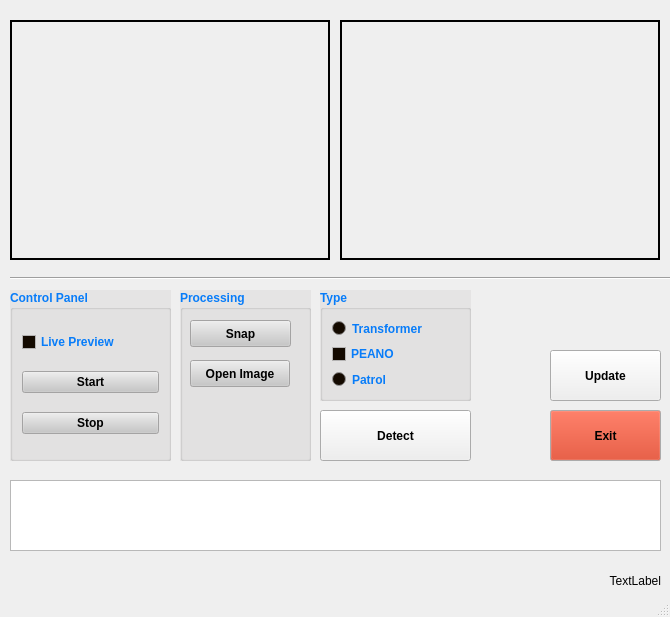
<?xml version="1.0" encoding="UTF-8"?>
<ui version="4.0">
 <class>MainWindow</class>
 <widget class="QMainWindow" name="MainWindow">
  <property name="geometry">
   <rect>
    <x>0</x>
    <y>0</y>
    <width>670</width>
    <height>617</height>
   </rect>
  </property>
  <property name="windowTitle">
   <string>MainWindow</string>
  </property>
  <widget class="QWidget" name="centralwidget">
   <widget class="QGroupBox" name="groupBox">
    <property name="geometry">
     <rect>
      <x>10</x>
      <y>290</y>
      <width>161</width>
      <height>171</height>
     </rect>
    </property>
    <property name="palette">
     <palette>
      <active>
       <colorrole role="WindowText">
        <brush brushstyle="SolidPattern">
         <color alpha="255">
          <red>7</red>
          <green>124</green>
          <blue>249</blue>
         </color>
        </brush>
       </colorrole>
       <colorrole role="Button">
        <brush brushstyle="SolidPattern">
         <color alpha="255">
          <red>199</red>
          <green>198</green>
          <blue>198</blue>
         </color>
        </brush>
       </colorrole>
       <colorrole role="Light">
        <brush brushstyle="SolidPattern">
         <color alpha="255">
          <red>255</red>
          <green>255</green>
          <blue>255</blue>
         </color>
        </brush>
       </colorrole>
       <colorrole role="Midlight">
        <brush brushstyle="SolidPattern">
         <color alpha="255">
          <red>227</red>
          <green>226</green>
          <blue>226</blue>
         </color>
        </brush>
       </colorrole>
       <colorrole role="Dark">
        <brush brushstyle="SolidPattern">
         <color alpha="255">
          <red>99</red>
          <green>99</green>
          <blue>99</blue>
         </color>
        </brush>
       </colorrole>
       <colorrole role="Mid">
        <brush brushstyle="SolidPattern">
         <color alpha="255">
          <red>133</red>
          <green>132</green>
          <blue>132</blue>
         </color>
        </brush>
       </colorrole>
       <colorrole role="Text">
        <brush brushstyle="SolidPattern">
         <color alpha="255">
          <red>0</red>
          <green>0</green>
          <blue>0</blue>
         </color>
        </brush>
       </colorrole>
       <colorrole role="BrightText">
        <brush brushstyle="SolidPattern">
         <color alpha="255">
          <red>255</red>
          <green>255</green>
          <blue>255</blue>
         </color>
        </brush>
       </colorrole>
       <colorrole role="ButtonText">
        <brush brushstyle="SolidPattern">
         <color alpha="255">
          <red>0</red>
          <green>0</green>
          <blue>0</blue>
         </color>
        </brush>
       </colorrole>
       <colorrole role="Base">
        <brush brushstyle="SolidPattern">
         <color alpha="255">
          <red>20</red>
          <green>10</green>
          <blue>0</blue>
         </color>
        </brush>
       </colorrole>
       <colorrole role="Window">
        <brush brushstyle="SolidPattern">
         <color alpha="255">
          <red>229</red>
          <green>228</green>
          <blue>228</blue>
         </color>
        </brush>
       </colorrole>
       <colorrole role="Shadow">
        <brush brushstyle="SolidPattern">
         <color alpha="255">
          <red>0</red>
          <green>0</green>
          <blue>0</blue>
         </color>
        </brush>
       </colorrole>
       <colorrole role="AlternateBase">
        <brush brushstyle="SolidPattern">
         <color alpha="255">
          <red>227</red>
          <green>226</green>
          <blue>226</blue>
         </color>
        </brush>
       </colorrole>
       <colorrole role="ToolTipBase">
        <brush brushstyle="SolidPattern">
         <color alpha="255">
          <red>255</red>
          <green>255</green>
          <blue>220</blue>
         </color>
        </brush>
       </colorrole>
       <colorrole role="ToolTipText">
        <brush brushstyle="SolidPattern">
         <color alpha="255">
          <red>0</red>
          <green>0</green>
          <blue>0</blue>
         </color>
        </brush>
       </colorrole>
      </active>
      <inactive>
       <colorrole role="WindowText">
        <brush brushstyle="SolidPattern">
         <color alpha="255">
          <red>7</red>
          <green>124</green>
          <blue>249</blue>
         </color>
        </brush>
       </colorrole>
       <colorrole role="Button">
        <brush brushstyle="SolidPattern">
         <color alpha="255">
          <red>199</red>
          <green>198</green>
          <blue>198</blue>
         </color>
        </brush>
       </colorrole>
       <colorrole role="Light">
        <brush brushstyle="SolidPattern">
         <color alpha="255">
          <red>255</red>
          <green>255</green>
          <blue>255</blue>
         </color>
        </brush>
       </colorrole>
       <colorrole role="Midlight">
        <brush brushstyle="SolidPattern">
         <color alpha="255">
          <red>227</red>
          <green>226</green>
          <blue>226</blue>
         </color>
        </brush>
       </colorrole>
       <colorrole role="Dark">
        <brush brushstyle="SolidPattern">
         <color alpha="255">
          <red>99</red>
          <green>99</green>
          <blue>99</blue>
         </color>
        </brush>
       </colorrole>
       <colorrole role="Mid">
        <brush brushstyle="SolidPattern">
         <color alpha="255">
          <red>133</red>
          <green>132</green>
          <blue>132</blue>
         </color>
        </brush>
       </colorrole>
       <colorrole role="Text">
        <brush brushstyle="SolidPattern">
         <color alpha="255">
          <red>0</red>
          <green>0</green>
          <blue>0</blue>
         </color>
        </brush>
       </colorrole>
       <colorrole role="BrightText">
        <brush brushstyle="SolidPattern">
         <color alpha="255">
          <red>255</red>
          <green>255</green>
          <blue>255</blue>
         </color>
        </brush>
       </colorrole>
       <colorrole role="ButtonText">
        <brush brushstyle="SolidPattern">
         <color alpha="255">
          <red>0</red>
          <green>0</green>
          <blue>0</blue>
         </color>
        </brush>
       </colorrole>
       <colorrole role="Base">
        <brush brushstyle="SolidPattern">
         <color alpha="255">
          <red>20</red>
          <green>10</green>
          <blue>0</blue>
         </color>
        </brush>
       </colorrole>
       <colorrole role="Window">
        <brush brushstyle="SolidPattern">
         <color alpha="255">
          <red>229</red>
          <green>228</green>
          <blue>228</blue>
         </color>
        </brush>
       </colorrole>
       <colorrole role="Shadow">
        <brush brushstyle="SolidPattern">
         <color alpha="255">
          <red>0</red>
          <green>0</green>
          <blue>0</blue>
         </color>
        </brush>
       </colorrole>
       <colorrole role="AlternateBase">
        <brush brushstyle="SolidPattern">
         <color alpha="255">
          <red>227</red>
          <green>226</green>
          <blue>226</blue>
         </color>
        </brush>
       </colorrole>
       <colorrole role="ToolTipBase">
        <brush brushstyle="SolidPattern">
         <color alpha="255">
          <red>255</red>
          <green>255</green>
          <blue>220</blue>
         </color>
        </brush>
       </colorrole>
       <colorrole role="ToolTipText">
        <brush brushstyle="SolidPattern">
         <color alpha="255">
          <red>0</red>
          <green>0</green>
          <blue>0</blue>
         </color>
        </brush>
       </colorrole>
      </inactive>
      <disabled>
       <colorrole role="WindowText">
        <brush brushstyle="SolidPattern">
         <color alpha="255">
          <red>99</red>
          <green>99</green>
          <blue>99</blue>
         </color>
        </brush>
       </colorrole>
       <colorrole role="Button">
        <brush brushstyle="SolidPattern">
         <color alpha="255">
          <red>199</red>
          <green>198</green>
          <blue>198</blue>
         </color>
        </brush>
       </colorrole>
       <colorrole role="Light">
        <brush brushstyle="SolidPattern">
         <color alpha="255">
          <red>255</red>
          <green>255</green>
          <blue>255</blue>
         </color>
        </brush>
       </colorrole>
       <colorrole role="Midlight">
        <brush brushstyle="SolidPattern">
         <color alpha="255">
          <red>227</red>
          <green>226</green>
          <blue>226</blue>
         </color>
        </brush>
       </colorrole>
       <colorrole role="Dark">
        <brush brushstyle="SolidPattern">
         <color alpha="255">
          <red>99</red>
          <green>99</green>
          <blue>99</blue>
         </color>
        </brush>
       </colorrole>
       <colorrole role="Mid">
        <brush brushstyle="SolidPattern">
         <color alpha="255">
          <red>133</red>
          <green>132</green>
          <blue>132</blue>
         </color>
        </brush>
       </colorrole>
       <colorrole role="Text">
        <brush brushstyle="SolidPattern">
         <color alpha="255">
          <red>99</red>
          <green>99</green>
          <blue>99</blue>
         </color>
        </brush>
       </colorrole>
       <colorrole role="BrightText">
        <brush brushstyle="SolidPattern">
         <color alpha="255">
          <red>255</red>
          <green>255</green>
          <blue>255</blue>
         </color>
        </brush>
       </colorrole>
       <colorrole role="ButtonText">
        <brush brushstyle="SolidPattern">
         <color alpha="255">
          <red>99</red>
          <green>99</green>
          <blue>99</blue>
         </color>
        </brush>
       </colorrole>
       <colorrole role="Base">
        <brush brushstyle="SolidPattern">
         <color alpha="255">
          <red>229</red>
          <green>228</green>
          <blue>228</blue>
         </color>
        </brush>
       </colorrole>
       <colorrole role="Window">
        <brush brushstyle="SolidPattern">
         <color alpha="255">
          <red>229</red>
          <green>228</green>
          <blue>228</blue>
         </color>
        </brush>
       </colorrole>
       <colorrole role="Shadow">
        <brush brushstyle="SolidPattern">
         <color alpha="255">
          <red>0</red>
          <green>0</green>
          <blue>0</blue>
         </color>
        </brush>
       </colorrole>
       <colorrole role="AlternateBase">
        <brush brushstyle="SolidPattern">
         <color alpha="255">
          <red>199</red>
          <green>198</green>
          <blue>198</blue>
         </color>
        </brush>
       </colorrole>
       <colorrole role="ToolTipBase">
        <brush brushstyle="SolidPattern">
         <color alpha="255">
          <red>255</red>
          <green>255</green>
          <blue>220</blue>
         </color>
        </brush>
       </colorrole>
       <colorrole role="ToolTipText">
        <brush brushstyle="SolidPattern">
         <color alpha="255">
          <red>0</red>
          <green>0</green>
          <blue>0</blue>
         </color>
        </brush>
       </colorrole>
      </disabled>
     </palette>
    </property>
    <property name="font">
     <font>
      <weight>75</weight>
      <bold>true</bold>
     </font>
    </property>
    <property name="autoFillBackground">
     <bool>true</bool>
    </property>
    <property name="title">
     <string>Control Panel</string>
    </property>
    <layout class="QGridLayout" name="gridLayout">
     <item row="2" column="0">
      <widget class="QPushButton" name="stop_cam_btn">
       <property name="text">
        <string>Stop</string>
       </property>
      </widget>
     </item>
     <item row="1" column="0">
      <widget class="QPushButton" name="start_cam_btn">
       <property name="text">
        <string>Start</string>
       </property>
      </widget>
     </item>
     <item row="0" column="0">
      <widget class="QCheckBox" name="livepreview">
       <property name="text">
        <string>Live Preview</string>
       </property>
       <property name="checked">
        <bool>false</bool>
       </property>
      </widget>
     </item>
    </layout>
   </widget>
   <widget class="QGroupBox" name="groupBox_2">
    <property name="geometry">
     <rect>
      <x>180</x>
      <y>290</y>
      <width>131</width>
      <height>171</height>
     </rect>
    </property>
    <property name="palette">
     <palette>
      <active>
       <colorrole role="WindowText">
        <brush brushstyle="SolidPattern">
         <color alpha="255">
          <red>7</red>
          <green>124</green>
          <blue>249</blue>
         </color>
        </brush>
       </colorrole>
       <colorrole role="Button">
        <brush brushstyle="SolidPattern">
         <color alpha="255">
          <red>199</red>
          <green>198</green>
          <blue>198</blue>
         </color>
        </brush>
       </colorrole>
       <colorrole role="Light">
        <brush brushstyle="SolidPattern">
         <color alpha="255">
          <red>255</red>
          <green>255</green>
          <blue>255</blue>
         </color>
        </brush>
       </colorrole>
       <colorrole role="Midlight">
        <brush brushstyle="SolidPattern">
         <color alpha="255">
          <red>227</red>
          <green>226</green>
          <blue>226</blue>
         </color>
        </brush>
       </colorrole>
       <colorrole role="Dark">
        <brush brushstyle="SolidPattern">
         <color alpha="255">
          <red>99</red>
          <green>99</green>
          <blue>99</blue>
         </color>
        </brush>
       </colorrole>
       <colorrole role="Mid">
        <brush brushstyle="SolidPattern">
         <color alpha="255">
          <red>133</red>
          <green>132</green>
          <blue>132</blue>
         </color>
        </brush>
       </colorrole>
       <colorrole role="Text">
        <brush brushstyle="SolidPattern">
         <color alpha="255">
          <red>0</red>
          <green>0</green>
          <blue>0</blue>
         </color>
        </brush>
       </colorrole>
       <colorrole role="BrightText">
        <brush brushstyle="SolidPattern">
         <color alpha="255">
          <red>255</red>
          <green>255</green>
          <blue>255</blue>
         </color>
        </brush>
       </colorrole>
       <colorrole role="ButtonText">
        <brush brushstyle="SolidPattern">
         <color alpha="255">
          <red>0</red>
          <green>0</green>
          <blue>0</blue>
         </color>
        </brush>
       </colorrole>
       <colorrole role="Base">
        <brush brushstyle="SolidPattern">
         <color alpha="255">
          <red>20</red>
          <green>10</green>
          <blue>0</blue>
         </color>
        </brush>
       </colorrole>
       <colorrole role="Window">
        <brush brushstyle="SolidPattern">
         <color alpha="255">
          <red>229</red>
          <green>228</green>
          <blue>228</blue>
         </color>
        </brush>
       </colorrole>
       <colorrole role="Shadow">
        <brush brushstyle="SolidPattern">
         <color alpha="255">
          <red>0</red>
          <green>0</green>
          <blue>0</blue>
         </color>
        </brush>
       </colorrole>
       <colorrole role="AlternateBase">
        <brush brushstyle="SolidPattern">
         <color alpha="255">
          <red>227</red>
          <green>226</green>
          <blue>226</blue>
         </color>
        </brush>
       </colorrole>
       <colorrole role="ToolTipBase">
        <brush brushstyle="SolidPattern">
         <color alpha="255">
          <red>255</red>
          <green>255</green>
          <blue>220</blue>
         </color>
        </brush>
       </colorrole>
       <colorrole role="ToolTipText">
        <brush brushstyle="SolidPattern">
         <color alpha="255">
          <red>0</red>
          <green>0</green>
          <blue>0</blue>
         </color>
        </brush>
       </colorrole>
      </active>
      <inactive>
       <colorrole role="WindowText">
        <brush brushstyle="SolidPattern">
         <color alpha="255">
          <red>7</red>
          <green>124</green>
          <blue>249</blue>
         </color>
        </brush>
       </colorrole>
       <colorrole role="Button">
        <brush brushstyle="SolidPattern">
         <color alpha="255">
          <red>199</red>
          <green>198</green>
          <blue>198</blue>
         </color>
        </brush>
       </colorrole>
       <colorrole role="Light">
        <brush brushstyle="SolidPattern">
         <color alpha="255">
          <red>255</red>
          <green>255</green>
          <blue>255</blue>
         </color>
        </brush>
       </colorrole>
       <colorrole role="Midlight">
        <brush brushstyle="SolidPattern">
         <color alpha="255">
          <red>227</red>
          <green>226</green>
          <blue>226</blue>
         </color>
        </brush>
       </colorrole>
       <colorrole role="Dark">
        <brush brushstyle="SolidPattern">
         <color alpha="255">
          <red>99</red>
          <green>99</green>
          <blue>99</blue>
         </color>
        </brush>
       </colorrole>
       <colorrole role="Mid">
        <brush brushstyle="SolidPattern">
         <color alpha="255">
          <red>133</red>
          <green>132</green>
          <blue>132</blue>
         </color>
        </brush>
       </colorrole>
       <colorrole role="Text">
        <brush brushstyle="SolidPattern">
         <color alpha="255">
          <red>0</red>
          <green>0</green>
          <blue>0</blue>
         </color>
        </brush>
       </colorrole>
       <colorrole role="BrightText">
        <brush brushstyle="SolidPattern">
         <color alpha="255">
          <red>255</red>
          <green>255</green>
          <blue>255</blue>
         </color>
        </brush>
       </colorrole>
       <colorrole role="ButtonText">
        <brush brushstyle="SolidPattern">
         <color alpha="255">
          <red>0</red>
          <green>0</green>
          <blue>0</blue>
         </color>
        </brush>
       </colorrole>
       <colorrole role="Base">
        <brush brushstyle="SolidPattern">
         <color alpha="255">
          <red>20</red>
          <green>10</green>
          <blue>0</blue>
         </color>
        </brush>
       </colorrole>
       <colorrole role="Window">
        <brush brushstyle="SolidPattern">
         <color alpha="255">
          <red>229</red>
          <green>228</green>
          <blue>228</blue>
         </color>
        </brush>
       </colorrole>
       <colorrole role="Shadow">
        <brush brushstyle="SolidPattern">
         <color alpha="255">
          <red>0</red>
          <green>0</green>
          <blue>0</blue>
         </color>
        </brush>
       </colorrole>
       <colorrole role="AlternateBase">
        <brush brushstyle="SolidPattern">
         <color alpha="255">
          <red>227</red>
          <green>226</green>
          <blue>226</blue>
         </color>
        </brush>
       </colorrole>
       <colorrole role="ToolTipBase">
        <brush brushstyle="SolidPattern">
         <color alpha="255">
          <red>255</red>
          <green>255</green>
          <blue>220</blue>
         </color>
        </brush>
       </colorrole>
       <colorrole role="ToolTipText">
        <brush brushstyle="SolidPattern">
         <color alpha="255">
          <red>0</red>
          <green>0</green>
          <blue>0</blue>
         </color>
        </brush>
       </colorrole>
      </inactive>
      <disabled>
       <colorrole role="WindowText">
        <brush brushstyle="SolidPattern">
         <color alpha="255">
          <red>99</red>
          <green>99</green>
          <blue>99</blue>
         </color>
        </brush>
       </colorrole>
       <colorrole role="Button">
        <brush brushstyle="SolidPattern">
         <color alpha="255">
          <red>199</red>
          <green>198</green>
          <blue>198</blue>
         </color>
        </brush>
       </colorrole>
       <colorrole role="Light">
        <brush brushstyle="SolidPattern">
         <color alpha="255">
          <red>255</red>
          <green>255</green>
          <blue>255</blue>
         </color>
        </brush>
       </colorrole>
       <colorrole role="Midlight">
        <brush brushstyle="SolidPattern">
         <color alpha="255">
          <red>227</red>
          <green>226</green>
          <blue>226</blue>
         </color>
        </brush>
       </colorrole>
       <colorrole role="Dark">
        <brush brushstyle="SolidPattern">
         <color alpha="255">
          <red>99</red>
          <green>99</green>
          <blue>99</blue>
         </color>
        </brush>
       </colorrole>
       <colorrole role="Mid">
        <brush brushstyle="SolidPattern">
         <color alpha="255">
          <red>133</red>
          <green>132</green>
          <blue>132</blue>
         </color>
        </brush>
       </colorrole>
       <colorrole role="Text">
        <brush brushstyle="SolidPattern">
         <color alpha="255">
          <red>99</red>
          <green>99</green>
          <blue>99</blue>
         </color>
        </brush>
       </colorrole>
       <colorrole role="BrightText">
        <brush brushstyle="SolidPattern">
         <color alpha="255">
          <red>255</red>
          <green>255</green>
          <blue>255</blue>
         </color>
        </brush>
       </colorrole>
       <colorrole role="ButtonText">
        <brush brushstyle="SolidPattern">
         <color alpha="255">
          <red>99</red>
          <green>99</green>
          <blue>99</blue>
         </color>
        </brush>
       </colorrole>
       <colorrole role="Base">
        <brush brushstyle="SolidPattern">
         <color alpha="255">
          <red>229</red>
          <green>228</green>
          <blue>228</blue>
         </color>
        </brush>
       </colorrole>
       <colorrole role="Window">
        <brush brushstyle="SolidPattern">
         <color alpha="255">
          <red>229</red>
          <green>228</green>
          <blue>228</blue>
         </color>
        </brush>
       </colorrole>
       <colorrole role="Shadow">
        <brush brushstyle="SolidPattern">
         <color alpha="255">
          <red>0</red>
          <green>0</green>
          <blue>0</blue>
         </color>
        </brush>
       </colorrole>
       <colorrole role="AlternateBase">
        <brush brushstyle="SolidPattern">
         <color alpha="255">
          <red>199</red>
          <green>198</green>
          <blue>198</blue>
         </color>
        </brush>
       </colorrole>
       <colorrole role="ToolTipBase">
        <brush brushstyle="SolidPattern">
         <color alpha="255">
          <red>255</red>
          <green>255</green>
          <blue>220</blue>
         </color>
        </brush>
       </colorrole>
       <colorrole role="ToolTipText">
        <brush brushstyle="SolidPattern">
         <color alpha="255">
          <red>0</red>
          <green>0</green>
          <blue>0</blue>
         </color>
        </brush>
       </colorrole>
      </disabled>
     </palette>
    </property>
    <property name="font">
     <font>
      <weight>75</weight>
      <bold>true</bold>
     </font>
    </property>
    <property name="autoFillBackground">
     <bool>true</bool>
    </property>
    <property name="title">
     <string>Processing</string>
    </property>
    <widget class="QPushButton" name="snap_btn">
     <property name="geometry">
      <rect>
       <x>10</x>
       <y>30</y>
       <width>101</width>
       <height>27</height>
      </rect>
     </property>
     <property name="text">
      <string>Snap</string>
     </property>
     <property name="checkable">
      <bool>false</bool>
     </property>
    </widget>
    <widget class="QPushButton" name="pick_btn">
     <property name="enabled">
      <bool>true</bool>
     </property>
     <property name="geometry">
      <rect>
       <x>10</x>
       <y>70</y>
       <width>100</width>
       <height>27</height>
      </rect>
     </property>
     <property name="sizePolicy">
      <sizepolicy hsizetype="Minimum" vsizetype="Fixed">
       <horstretch>0</horstretch>
       <verstretch>0</verstretch>
      </sizepolicy>
     </property>
     <property name="maximumSize">
      <size>
       <width>100</width>
       <height>16777215</height>
      </size>
     </property>
     <property name="font">
      <font>
       <kerning>true</kerning>
      </font>
     </property>
     <property name="text">
      <string notr="true">Open Image</string>
     </property>
    </widget>
   </widget>
   <widget class="QLabel" name="origin_lb">
    <property name="geometry">
     <rect>
      <x>10</x>
      <y>20</y>
      <width>320</width>
      <height>240</height>
     </rect>
    </property>
    <property name="autoFillBackground">
     <bool>true</bool>
    </property>
    <property name="frameShape">
     <enum>QFrame::WinPanel</enum>
    </property>
    <property name="text">
     <string/>
    </property>
   </widget>
   <widget class="QLabel" name="result_lb">
    <property name="geometry">
     <rect>
      <x>340</x>
      <y>20</y>
      <width>320</width>
      <height>240</height>
     </rect>
    </property>
    <property name="autoFillBackground">
     <bool>true</bool>
    </property>
    <property name="frameShape">
     <enum>QFrame::WinPanel</enum>
    </property>
    <property name="text">
     <string/>
    </property>
   </widget>
   <widget class="QGroupBox" name="groupBox_5">
    <property name="geometry">
     <rect>
      <x>320</x>
      <y>290</y>
      <width>151</width>
      <height>111</height>
     </rect>
    </property>
    <property name="palette">
     <palette>
      <active>
       <colorrole role="WindowText">
        <brush brushstyle="SolidPattern">
         <color alpha="255">
          <red>7</red>
          <green>124</green>
          <blue>249</blue>
         </color>
        </brush>
       </colorrole>
       <colorrole role="Button">
        <brush brushstyle="SolidPattern">
         <color alpha="255">
          <red>199</red>
          <green>198</green>
          <blue>198</blue>
         </color>
        </brush>
       </colorrole>
       <colorrole role="Light">
        <brush brushstyle="SolidPattern">
         <color alpha="255">
          <red>255</red>
          <green>255</green>
          <blue>255</blue>
         </color>
        </brush>
       </colorrole>
       <colorrole role="Midlight">
        <brush brushstyle="SolidPattern">
         <color alpha="255">
          <red>227</red>
          <green>226</green>
          <blue>226</blue>
         </color>
        </brush>
       </colorrole>
       <colorrole role="Dark">
        <brush brushstyle="SolidPattern">
         <color alpha="255">
          <red>99</red>
          <green>99</green>
          <blue>99</blue>
         </color>
        </brush>
       </colorrole>
       <colorrole role="Mid">
        <brush brushstyle="SolidPattern">
         <color alpha="255">
          <red>133</red>
          <green>132</green>
          <blue>132</blue>
         </color>
        </brush>
       </colorrole>
       <colorrole role="Text">
        <brush brushstyle="SolidPattern">
         <color alpha="255">
          <red>0</red>
          <green>0</green>
          <blue>0</blue>
         </color>
        </brush>
       </colorrole>
       <colorrole role="BrightText">
        <brush brushstyle="SolidPattern">
         <color alpha="255">
          <red>255</red>
          <green>255</green>
          <blue>255</blue>
         </color>
        </brush>
       </colorrole>
       <colorrole role="ButtonText">
        <brush brushstyle="SolidPattern">
         <color alpha="255">
          <red>0</red>
          <green>0</green>
          <blue>0</blue>
         </color>
        </brush>
       </colorrole>
       <colorrole role="Base">
        <brush brushstyle="SolidPattern">
         <color alpha="255">
          <red>20</red>
          <green>10</green>
          <blue>0</blue>
         </color>
        </brush>
       </colorrole>
       <colorrole role="Window">
        <brush brushstyle="SolidPattern">
         <color alpha="255">
          <red>229</red>
          <green>228</green>
          <blue>228</blue>
         </color>
        </brush>
       </colorrole>
       <colorrole role="Shadow">
        <brush brushstyle="SolidPattern">
         <color alpha="255">
          <red>0</red>
          <green>0</green>
          <blue>0</blue>
         </color>
        </brush>
       </colorrole>
       <colorrole role="AlternateBase">
        <brush brushstyle="SolidPattern">
         <color alpha="255">
          <red>227</red>
          <green>226</green>
          <blue>226</blue>
         </color>
        </brush>
       </colorrole>
       <colorrole role="ToolTipBase">
        <brush brushstyle="SolidPattern">
         <color alpha="255">
          <red>255</red>
          <green>255</green>
          <blue>220</blue>
         </color>
        </brush>
       </colorrole>
       <colorrole role="ToolTipText">
        <brush brushstyle="SolidPattern">
         <color alpha="255">
          <red>0</red>
          <green>0</green>
          <blue>0</blue>
         </color>
        </brush>
       </colorrole>
      </active>
      <inactive>
       <colorrole role="WindowText">
        <brush brushstyle="SolidPattern">
         <color alpha="255">
          <red>7</red>
          <green>124</green>
          <blue>249</blue>
         </color>
        </brush>
       </colorrole>
       <colorrole role="Button">
        <brush brushstyle="SolidPattern">
         <color alpha="255">
          <red>199</red>
          <green>198</green>
          <blue>198</blue>
         </color>
        </brush>
       </colorrole>
       <colorrole role="Light">
        <brush brushstyle="SolidPattern">
         <color alpha="255">
          <red>255</red>
          <green>255</green>
          <blue>255</blue>
         </color>
        </brush>
       </colorrole>
       <colorrole role="Midlight">
        <brush brushstyle="SolidPattern">
         <color alpha="255">
          <red>227</red>
          <green>226</green>
          <blue>226</blue>
         </color>
        </brush>
       </colorrole>
       <colorrole role="Dark">
        <brush brushstyle="SolidPattern">
         <color alpha="255">
          <red>99</red>
          <green>99</green>
          <blue>99</blue>
         </color>
        </brush>
       </colorrole>
       <colorrole role="Mid">
        <brush brushstyle="SolidPattern">
         <color alpha="255">
          <red>133</red>
          <green>132</green>
          <blue>132</blue>
         </color>
        </brush>
       </colorrole>
       <colorrole role="Text">
        <brush brushstyle="SolidPattern">
         <color alpha="255">
          <red>0</red>
          <green>0</green>
          <blue>0</blue>
         </color>
        </brush>
       </colorrole>
       <colorrole role="BrightText">
        <brush brushstyle="SolidPattern">
         <color alpha="255">
          <red>255</red>
          <green>255</green>
          <blue>255</blue>
         </color>
        </brush>
       </colorrole>
       <colorrole role="ButtonText">
        <brush brushstyle="SolidPattern">
         <color alpha="255">
          <red>0</red>
          <green>0</green>
          <blue>0</blue>
         </color>
        </brush>
       </colorrole>
       <colorrole role="Base">
        <brush brushstyle="SolidPattern">
         <color alpha="255">
          <red>20</red>
          <green>10</green>
          <blue>0</blue>
         </color>
        </brush>
       </colorrole>
       <colorrole role="Window">
        <brush brushstyle="SolidPattern">
         <color alpha="255">
          <red>229</red>
          <green>228</green>
          <blue>228</blue>
         </color>
        </brush>
       </colorrole>
       <colorrole role="Shadow">
        <brush brushstyle="SolidPattern">
         <color alpha="255">
          <red>0</red>
          <green>0</green>
          <blue>0</blue>
         </color>
        </brush>
       </colorrole>
       <colorrole role="AlternateBase">
        <brush brushstyle="SolidPattern">
         <color alpha="255">
          <red>227</red>
          <green>226</green>
          <blue>226</blue>
         </color>
        </brush>
       </colorrole>
       <colorrole role="ToolTipBase">
        <brush brushstyle="SolidPattern">
         <color alpha="255">
          <red>255</red>
          <green>255</green>
          <blue>220</blue>
         </color>
        </brush>
       </colorrole>
       <colorrole role="ToolTipText">
        <brush brushstyle="SolidPattern">
         <color alpha="255">
          <red>0</red>
          <green>0</green>
          <blue>0</blue>
         </color>
        </brush>
       </colorrole>
      </inactive>
      <disabled>
       <colorrole role="WindowText">
        <brush brushstyle="SolidPattern">
         <color alpha="255">
          <red>99</red>
          <green>99</green>
          <blue>99</blue>
         </color>
        </brush>
       </colorrole>
       <colorrole role="Button">
        <brush brushstyle="SolidPattern">
         <color alpha="255">
          <red>199</red>
          <green>198</green>
          <blue>198</blue>
         </color>
        </brush>
       </colorrole>
       <colorrole role="Light">
        <brush brushstyle="SolidPattern">
         <color alpha="255">
          <red>255</red>
          <green>255</green>
          <blue>255</blue>
         </color>
        </brush>
       </colorrole>
       <colorrole role="Midlight">
        <brush brushstyle="SolidPattern">
         <color alpha="255">
          <red>227</red>
          <green>226</green>
          <blue>226</blue>
         </color>
        </brush>
       </colorrole>
       <colorrole role="Dark">
        <brush brushstyle="SolidPattern">
         <color alpha="255">
          <red>99</red>
          <green>99</green>
          <blue>99</blue>
         </color>
        </brush>
       </colorrole>
       <colorrole role="Mid">
        <brush brushstyle="SolidPattern">
         <color alpha="255">
          <red>133</red>
          <green>132</green>
          <blue>132</blue>
         </color>
        </brush>
       </colorrole>
       <colorrole role="Text">
        <brush brushstyle="SolidPattern">
         <color alpha="255">
          <red>99</red>
          <green>99</green>
          <blue>99</blue>
         </color>
        </brush>
       </colorrole>
       <colorrole role="BrightText">
        <brush brushstyle="SolidPattern">
         <color alpha="255">
          <red>255</red>
          <green>255</green>
          <blue>255</blue>
         </color>
        </brush>
       </colorrole>
       <colorrole role="ButtonText">
        <brush brushstyle="SolidPattern">
         <color alpha="255">
          <red>99</red>
          <green>99</green>
          <blue>99</blue>
         </color>
        </brush>
       </colorrole>
       <colorrole role="Base">
        <brush brushstyle="SolidPattern">
         <color alpha="255">
          <red>229</red>
          <green>228</green>
          <blue>228</blue>
         </color>
        </brush>
       </colorrole>
       <colorrole role="Window">
        <brush brushstyle="SolidPattern">
         <color alpha="255">
          <red>229</red>
          <green>228</green>
          <blue>228</blue>
         </color>
        </brush>
       </colorrole>
       <colorrole role="Shadow">
        <brush brushstyle="SolidPattern">
         <color alpha="255">
          <red>0</red>
          <green>0</green>
          <blue>0</blue>
         </color>
        </brush>
       </colorrole>
       <colorrole role="AlternateBase">
        <brush brushstyle="SolidPattern">
         <color alpha="255">
          <red>199</red>
          <green>198</green>
          <blue>198</blue>
         </color>
        </brush>
       </colorrole>
       <colorrole role="ToolTipBase">
        <brush brushstyle="SolidPattern">
         <color alpha="255">
          <red>255</red>
          <green>255</green>
          <blue>220</blue>
         </color>
        </brush>
       </colorrole>
       <colorrole role="ToolTipText">
        <brush brushstyle="SolidPattern">
         <color alpha="255">
          <red>0</red>
          <green>0</green>
          <blue>0</blue>
         </color>
        </brush>
       </colorrole>
      </disabled>
     </palette>
    </property>
    <property name="font">
     <font>
      <weight>75</weight>
      <bold>true</bold>
     </font>
    </property>
    <property name="autoFillBackground">
     <bool>true</bool>
    </property>
    <property name="title">
     <string>Type</string>
    </property>
    <layout class="QGridLayout" name="gridLayout_3">
     <item row="2" column="0">
      <widget class="QRadioButton" name="circle_radio">
       <property name="text">
        <string>Transformer</string>
       </property>
      </widget>
     </item>
     <item row="4" column="0">
      <widget class="QRadioButton" name="unknow_radio">
       <property name="text">
        <string>Patrol</string>
       </property>
      </widget>
     </item>
     <item row="3" column="0">
      <widget class="QCheckBox" name="peano_chk">
       <property name="text">
        <string>PEANO</string>
       </property>
       <property name="checked">
        <bool>false</bool>
       </property>
      </widget>
     </item>
    </layout>
   </widget>
   <widget class="Line" name="line">
    <property name="geometry">
     <rect>
      <x>10</x>
      <y>270</y>
      <width>971</width>
      <height>16</height>
     </rect>
    </property>
    <property name="orientation">
     <enum>Qt::Horizontal</enum>
    </property>
   </widget>
   <widget class="QPushButton" name="detect_btn">
    <property name="geometry">
     <rect>
      <x>320</x>
      <y>410</y>
      <width>151</width>
      <height>51</height>
     </rect>
    </property>
    <property name="font">
     <font>
      <weight>75</weight>
      <bold>true</bold>
     </font>
    </property>
    <property name="text">
     <string>Detect</string>
    </property>
   </widget>
   <widget class="QPushButton" name="update_btn">
    <property name="geometry">
     <rect>
      <x>550</x>
      <y>350</y>
      <width>111</width>
      <height>51</height>
     </rect>
    </property>
    <property name="font">
     <font>
      <weight>75</weight>
      <bold>true</bold>
     </font>
    </property>
    <property name="text">
     <string>Update</string>
    </property>
   </widget>
   <widget class="QTableWidget" name="tableWidget">
    <property name="geometry">
     <rect>
      <x>10</x>
      <y>480</y>
      <width>651</width>
      <height>71</height>
     </rect>
    </property>
   </widget>
   <widget class="QLabel" name="label">
    <property name="geometry">
     <rect>
      <x>480</x>
      <y>570</y>
      <width>181</width>
      <height>21</height>
     </rect>
    </property>
    <property name="layoutDirection">
     <enum>Qt::LeftToRight</enum>
    </property>
    <property name="autoFillBackground">
     <bool>true</bool>
    </property>
    <property name="text">
     <string>TextLabel</string>
    </property>
    <property name="alignment">
     <set>Qt::AlignRight|Qt::AlignTrailing|Qt::AlignVCenter</set>
    </property>
   </widget>
   <widget class="QPushButton" name="exit_btn">
    <property name="geometry">
     <rect>
      <x>550</x>
      <y>410</y>
      <width>111</width>
      <height>51</height>
     </rect>
    </property>
    <property name="palette">
     <palette>
      <active>
       <colorrole role="Button">
        <brush brushstyle="SolidPattern">
         <color alpha="255">
          <red>209</red>
          <green>48</green>
          <blue>19</blue>
         </color>
        </brush>
       </colorrole>
      </active>
      <inactive>
       <colorrole role="Button">
        <brush brushstyle="SolidPattern">
         <color alpha="255">
          <red>209</red>
          <green>48</green>
          <blue>19</blue>
         </color>
        </brush>
       </colorrole>
      </inactive>
      <disabled>
       <colorrole role="Button">
        <brush brushstyle="SolidPattern">
         <color alpha="255">
          <red>209</red>
          <green>48</green>
          <blue>19</blue>
         </color>
        </brush>
       </colorrole>
      </disabled>
     </palette>
    </property>
    <property name="font">
     <font>
      <weight>75</weight>
      <bold>true</bold>
     </font>
    </property>
    <property name="text">
     <string>Exit</string>
    </property>
   </widget>
  </widget>
  <widget class="QMenuBar" name="menubar">
   <property name="geometry">
    <rect>
     <x>0</x>
     <y>0</y>
     <width>670</width>
     <height>25</height>
    </rect>
   </property>
  </widget>
  <widget class="QStatusBar" name="statusbar"/>
 </widget>
 <resources/>
 <connections/>
</ui>
